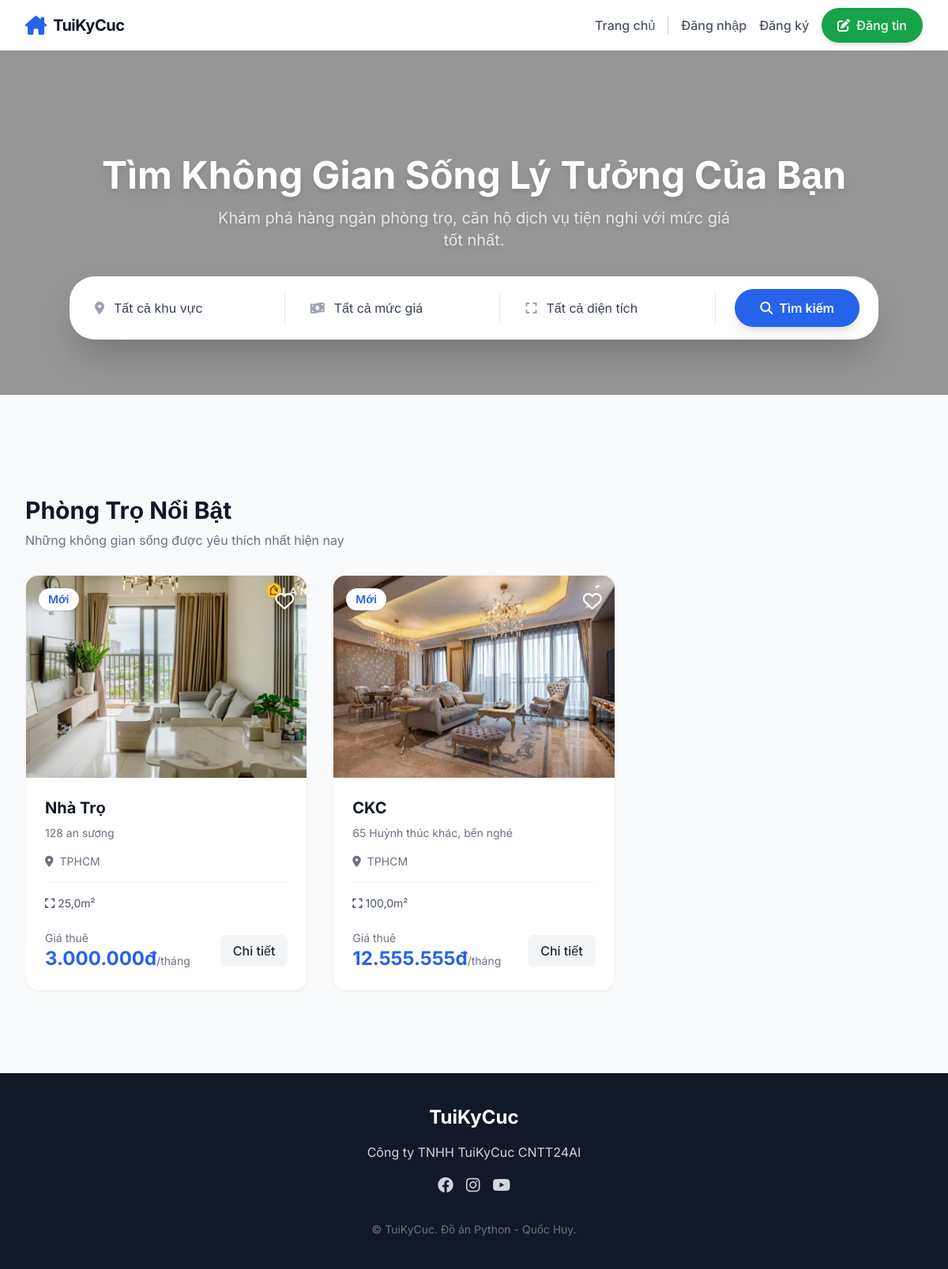
The page / on the database its author committed.
### quanly/models.py (models this page shows, shortened)
class PhongTro(models.Model):
    chu_tro = models.ForeignKey(User, on_delete=models.CASCADE)
    tieu_de = models.CharField(max_length=200)       # Chữ ngắn
    mo_ta = models.TextField()                       # Chữ dài (nhiều dòng)
    gia_thue = models.IntegerField()                 # Số nguyên (Ví dụ: 3000000)
    @property
    def gia_thue_co_cham(self):
        if self.gia_thue:
            return "{:,}".format(self.gia_thue).replace(',', '.')
        return "0"
    dien_tich = models.FloatField()                  # Số thập phân (Ví dụ: 25.5 m2)
    DANH_SACH_KHU_VUC = [
        ('Hà Nội', 'Hà Nội'),
        ('TPHCM', 'TPHCM'),
        ('Đà Nẵng', 'Đà Nẵng'),
        ('Kiên Giang', 'Kiên Giang'),
        ('Thái Bình', 'Thái Bình'),
        ('Hải Phòng', 'Hải Phòng'),
    ]
    khu_vuc = models.CharField(max_length=50, choices=DANH_SACH_KHU_VUC, default='Hà Nội')
    dia_chi = models.CharField(max_length=255)       # Chữ ngắn
    so_dien_thoai = models.CharField(max_length=15)  # Số điện thoại
    hinh_anh = models.ImageField(upload_to='phongtro/', null=True, blank=True) #hinh anh
    ngay_dang = models.DateTimeField(auto_now_add=True)

### quanly/views.py (the view)
# urls.py: path('', views.trang_chu, name='trang_chu'), # Đường dẫn rỗng '' tức là trang chủ
def trang_chu(request): # hàm chỉnh sửa để tìm kiếm
    danh_sach_phong = PhongTro.objects.all().order_by('-id')
    khu_vuc = request.GET.get('khu_vuc')
    gia = request.GET.get('gia')
    dien_tich = request.GET.get('dien_tich')
    if khu_vuc:
        danh_sach_phong = danh_sach_phong.filter(khu_vuc=khu_vuc)
    if gia == 'duoi_3':
        danh_sach_phong = danh_sach_phong.filter(gia_thue__lt=3000000) # Nhỏ hơn 3tr
    elif gia == '3_den_5':
        danh_sach_phong = danh_sach_phong.filter(gia_thue__gte=3000000, gia_thue__lte=5000000) # Từ 3 đến 5tr
    elif gia == 'tren_5':
        danh_sach_phong = danh_sach_phong.filter(gia_thue__gt=5000000) # Lớn hơn 5tr
    if dien_tich == 'duoi_20':
        danh_sach_phong = danh_sach_phong.filter(dien_tich__lt=20)
    elif dien_tich == '20_den_30':
        danh_sach_phong = danh_sach_phong.filter(dien_tich__gte=20, dien_tich__lte=30)
    elif dien_tich == 'tren_30':
        danh_sach_phong = danh_sach_phong.filter(dien_tich__gt=30)
    context = {
        'danh_sach_phong': danh_sach_phong,
    }
    return render(request, 'quanly/trang_chu.html', context)

### quanly/templates/quanly/trang_chu.html (shortened to what this page needs)
<!DOCTYPE html>
{% load humanize %}
<html lang="vi">
<head>
    <script src="https://cdn.tailwindcss.com"></script>
    <link rel="stylesheet" href="https://cdnjs.cloudflare.com/ajax/libs/font-awesome/6.4.0/css/all.min.css">
</head>
<body class="bg-gray-50 text-gray-800">
    <nav class="bg-white shadow-sm fixed w-full z-50 top-0">
        <div class="max-w-7xl mx-auto px-4 sm:px-6 lg:px-8">
            <div class="flex justify-between h-16">
                <div class="flex items-center">
                    <a href="/" class="flex-shrink-0 flex items-center gap-2">
                        <i class="fa-solid fa-house-chimney text-blue-600 text-2xl"></i>
                        <span class="font-bold text-xl tracking-tight text-gray-900">TuiKyCuc</span>
                    </a>
                </div>
                <div class="flex items-center space-x-4">
                    <a href="{% url 'trang_chu' %}" class="text-gray-600 hover:text-blue-600 font-medium transition">Trang chủ</a>
                    {% if request.user.is_authenticated %}
                        <div class="relative group cursor-pointer border-l pl-4 border-gray-300 py-5">
                            <div class="flex items-center gap-2 text-gray-800 font-semibold hover:text-blue-600 transition">
                                <i class="fa-regular fa-circle-user text-xl"></i>
                                <span>Chào, {{ request.user.username }}!</span>
                                <i class="fa-solid fa-chevron-down text-xs text-gray-500 transition-transform group-hover:rotate-180"></i>
                            </div>
                            <div class="absolute right-0 top-full mt-0 w-56 bg-white rounded-xl shadow-xl border border-gray-100 opacity-0 invisible group-hover:opacity-100 group-hover:visible transition-all duration-300 z-50">
                                <div class="p-2 space-y-1">
                                    <a href="{% url 'quan_ly_tin' %}" class="block px-4 py-2.5 text-gray-700 hover:bg-blue-50 hover:text-blue-600 rounded-lg transition flex items-center gap-3 font-medium">
                                        <i class="fa-solid fa-list-check w-4"></i> Quản lý tin đăng
                                    </a>
                                    <a href="{% url 'khach_lien_he' %}" class="block px-4 py-2.5 text-gray-700 hover:bg-blue-50 hover:text-blue-600 rounded-lg transition flex items-center gap-3 font-medium relative">
                                        <i class="fa-solid fa-envelope-open-text w-4"></i> Khách liên hệ
                                        <span class="absolute right-3 top-1/2 -translate-y-1/2 bg-red-500 text-white text-[10px] font-bold px-2 py-0.5 rounded-full shadow-sm">Mới</span>
                                    </a>
                                    <div class="border-t border-gray-100 my-1"></div>
                                    <a href="{% url 'dang_xuat' %}" class="block px-4 py-2.5 text-red-500 hover:bg-red-50 rounded-lg transition flex items-center gap-3 font-medium">
                                        <i class="fa-solid fa-arrow-right-from-bracket w-4"></i> Đăng xuất
                                    </a>
                                </div>
                            </div>
                        </div>
                    {% else %}
                        <div class="border-l pl-4 border-gray-300 flex space-x-4">
                            <a href="{% url 'dang_nhap' %}" class="text-gray-600 hover:text-blue-600 font-medium transition">Đăng nhập</a>
                            <a href="{% url 'dang_ky' %}" class="text-gray-600 hover:text-blue-600 font-medium transition">Đăng ký</a>
                        </div>
                    {% endif %}
                    <a href="{% url 'dang_tin' %}" class="bg-green-600 text-white px-5 py-2.5 rounded-full font-medium hover:bg-green-800 transition shadow-md flex items-center gap-2 ml-2">
                        <i class="fa-solid fa-pen-to-square"></i> Đăng tin
                    </a>
                </div>
            </div>
        </div>
    </nav>
    <div class="relative pt-16">
        <div class="absolute inset-0 z-0 h-[500px]">
            <img src="https://images.unsplash.com/photo-1522708323590-d24dbb6b0267?q=80&w=2070&auto=format&fit=crop" alt="Căn hộ hiện đại" class="w-full h-full object-cover" />
            <div class="absolute inset-0 bg-black bg-opacity-40"></div>
        </div>
        <div class="relative z-10 max-w-7xl mx-auto px-4 sm:px-6 lg:px-8 h-[500px] flex flex-col justify-center items-center text-center">
            <h1 class="text-4xl md:text-5xl font-bold text-white mb-4 drop-shadow-lg">Tìm Không Gian Sống Lý Tưởng Của Bạn</h1>
            <p class="text-lg md:text-xl text-gray-200 mb-8 max-w-2xl drop-shadow-md">Khám phá hàng ngàn phòng trọ, căn hộ dịch vụ tiện nghi với mức giá tốt nhất.</p>
            <form method="GET" action="" class="bg-white p-2 md:p-4 rounded-[2rem] shadow-2xl w-full max-w-5xl flex flex-col md:flex-row items-center gap-2 md:gap-4">
                <div class="flex-1 w-full flex items-center border-b md:border-b-0 md:border-r border-gray-200 px-4 py-2">
                    <i class="fa-solid fa-location-dot text-gray-400 mr-3"></i>
                    <select name="khu_vuc" class="w-full outline-none text-gray-700 bg-transparent appearance-none cursor-pointer">
                        <option value="">Tất cả khu vực</option>
                    </select>
                </div>
                <div class="flex-1 w-full flex items-center border-b md:border-b-0 md:border-r border-gray-200 px-4 py-2">
                    <i class="fa-solid fa-money-bill-wave text-gray-400 mr-3"></i>
                    <select name="gia" class="w-full outline-none text-gray-700 bg-transparent appearance-none cursor-pointer">
                        <option value="">Tất cả mức giá</option>
                    </select>
                </div>
                <div class="flex-1 w-full flex items-center border-b md:border-b-0 md:border-r border-gray-200 px-4 py-2">
                    <i class="fa-solid fa-expand text-gray-400 mr-3"></i>
                    <select name="dien_tich" class="w-full outline-none text-gray-700 bg-transparent appearance-none cursor-pointer">
                        <option value="">Tất cả diện tích</option>
                    </select>
                </div>
                <div class="px-2 w-full md:w-auto mt-2 md:mt-0">
                    <button type="submit" class="w-full md:w-auto bg-blue-600 hover:bg-blue-700 text-white font-semibold py-3 px-8 rounded-full transition shadow-lg flex items-center justify-center gap-2">
                        <i class="fa-solid fa-magnifying-glass"></i> Tìm kiếm
                    </button>
                </div>
            </form>
        </div>
    </div>
    <div class="max-w-7xl mx-auto px-4 sm:px-6 lg:px-8 py-16">
        <h2 class="text-3xl font-bold text-gray-900 mb-2">Phòng Trọ Nổi Bật</h2>
        <p class="text-gray-500 mb-8">Những không gian sống được yêu thích nhất hiện nay</p>
        <div class="grid grid-cols-1 md:grid-cols-2 lg:grid-cols-3 gap-8">
            {% for phong in danh_sach_phong %}
            <div class="bg-white rounded-2xl overflow-hidden shadow-sm hover:shadow-xl transition duration-300 border border-gray-100 group cursor-pointer">
                <div class="relative overflow-hidden h-64">
                    {% if phong.hinh_anh %}
                        <img src="{{ phong.hinh_anh.url }}" alt="Phòng trọ" class="w-full h-full object-cover group-hover:scale-110 transition duration-500">
                    {% else %}
                        <img src="https://images.unsplash.com/photo-1502672260266-1c1de2d93688?q=80&w=1980&auto=format&fit=crop" alt="Phòng trọ" class="w-full h-full object-cover group-hover:scale-110 transition duration-500">
                    {% endif %}
                    <div class="absolute top-4 left-4 bg-white px-3 py-1 rounded-full text-sm font-semibold text-blue-600 shadow">
                        Mới
                    </div>
                    <button class="absolute top-4 right-4 text-white hover:text-red-500 transition drop-shadow-md">
                        <i class="fa-regular fa-heart text-2xl"></i>
                    </button>
                </div>
                <div class="p-6">
                    <div class="flex justify-between items-start mb-2">
                        <h3 class="text-xl font-bold text-gray-900 line-clamp-1">{{ phong.tieu_de }}</h3>
                    </div>
                    <div class="flex items-center text-gray-500 text-sm mb-4">
                        <span class="line-clamp-1">{{ phong.dia_chi }}</span>
                    </div>
                    <div class="flex items-center text-gray-500 text-sm mb-4">
                        <i class="fa-solid fa-location-dot mr-2"></i>
                        <span class="line-clamp-1">{{ phong.khu_vuc }}</span>
                    </div>
                    <div class="flex items-center gap-4 text-gray-600 text-sm mb-6 border-t border-gray-100 pt-4">
                        <div class="flex items-center gap-1" title="Diện tích">
                            <i class="fa-solid fa-expand"></i> {{ phong.dien_tich }}m²
                        </div>
                    </div>
                    <div class="flex items-center justify-between mt-auto">
                        <div>
                            <span class="text-sm text-gray-500 block">Giá thuê</span>
                            <span class="text-2xl font-bold text-blue-600">{{ phong.gia_thue_co_cham }}đ<span class="text-sm font-normal text-gray-500">/tháng</span></span>
                        </div>
                        <a href="{% url 'chi_tiet_phong' phong.id %}" class="bg-gray-100 hover:bg-gray-200 text-gray-800 px-4 py-2 rounded-lg font-medium transition">Chi tiết</a>
                    </div>
                </div>
            </div>
            {% empty %}
            <div class="col-span-1 md:col-span-2 lg:col-span-3 text-center py-12">
                <i class="fa-regular fa-face-frown text-4xl text-gray-400 mb-3"></i>
                <p class="text-gray-500 text-lg">Chưa có phòng trọ nào phù hợp với tìm kiếm của bạn.</p>
            </div>
            {% endfor %}
            </div>
    </div>
    <footer class="bg-gray-900 text-gray-300 py-10 mt-10">
        <div class="max-w-7xl mx-auto px-4 sm:px-6 lg:px-8 text-center">
            <h3 class="text-2xl font-bold text-white mb-4">TuiKyCuc</h3>
            <p class="mb-4">Công ty TNHH TuiKyCuc CNTT24AI</p>
            <div class="flex justify-center gap-4 text-xl">
                <a href="https://www.facebook.com/dinhnguyenbatai" class="hover:text-blue-500 transition"><i class="fa-brands fa-facebook"></i></a>
                <a href="https://www.facebook.com/photo.php?fbid=2157893464442379&set=pb.100006652384999.-2207520000&type=3" class="hover:text-pink-500 transition"><i class="fa-brands fa-instagram"></i></a>
                <a href="https://www.youtube.com/@TUITÊNBÔ" class="hover:text-red-500 transition"><i class="fa-brands fa-youtube"></i></a>
            </div>
            <p class="mt-8 text-sm text-gray-500">© TuiKyCuc. Đồ án Python - Quốc Huy.</p>
        </div>
    </footer>
</body>
</html>

### quanly/templates/quanly/trang_chu.html (style rules this page uses)
body { font-family: 'Inter', sans-serif; }

### rows shown on the page
PhongTro: hinh_anh (picture), tieu_de "Nhà Trọ", dia_chi "128 an sương", khu_vuc "TPHCM", dien_tich "25,0", gia_thue_co_cham "3.000.000"
PhongTro: hinh_anh (picture), tieu_de "CKC", dia_chi "65 Huỳnh thúc khác, bến nghé", khu_vuc "TPHCM", dien_tich "100,0", gia_thue_co_cham "12.555.555"
